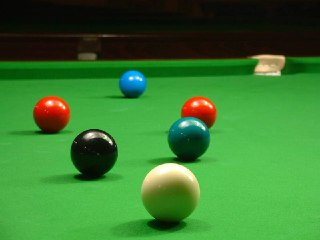
#> input picture img/billar.jpg, 320 x 240 px
$ python opencvDetectCircles.py
#> lines starting #> are read from the running program, lines starting #| are printed output that depends on the picture; after the words box and inside, x2 and y2 are one past the last pixel; in counts of white or black regions, pixels touching at a corner belong together
import cv2
import numpy as np

camara = cv2.VideoCapture(0)
img = cv2.imread("./img/billar.jpg")
#> img is the input picture: shape (240, 320, 3); mean B, G, R 48.6, 122.5, 56.8

while camara.isOpened() is True:

   ret,frame = camara.read()
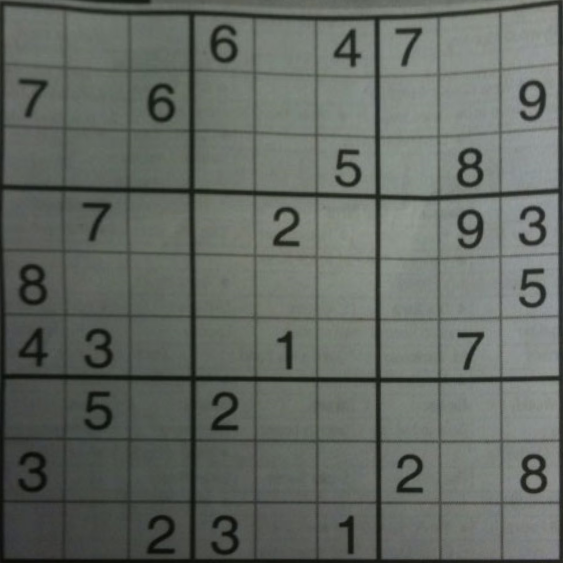
#> input picture img/sudoku.png, 563 x 563 px, given in place of the camera
#> frame is the input picture: shape (563, 563, 3); mean B, G, R 98.3, 104.3, 99.1

   gris = cv2.cvtColor(frame, cv2.COLOR_BGR2GRAY)
   gris = cv2.GaussianBlur(gris, (7,7), 1)

   circulos = cv2.HoughCircles(gris, cv2.HOUGH_GRADIENT, 1.2, 100)
#> circulos = [[425.4, 114.6, 111.8]]

   if circulos is not None:
      circulos = np.round(circulos[0, :]).astype("int")
#> circulos = [[425, 115, 112]]

      for(x,y,r) in circulos:
         cv2.circle(frame, (x,y), r, (0,255,0), 5)
#> this loop made 1 pass
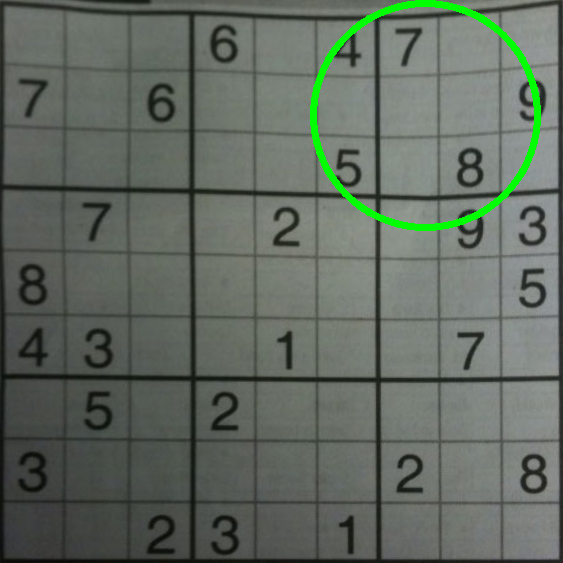
#> frame: shape (563, 563, 3); 1.55% of pixels changed, all inside (x1, y1, x2, y2) = (310, 0, 541, 231)

   cv2.imshow("Circulos", frame)
   if cv2.waitKey(20) & 0xFF == ord('x'):
#> (key x is pressed here)
      break
camara.release();
cv2.destroyAllWindows()
